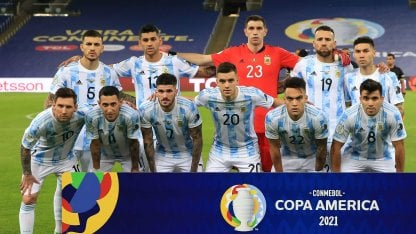
#> input picture seleccion.jpeg, 416 x 234 px
$ python faceRecognition.py
#> lines starting #> are read from the running program, lines starting #| are printed output that depends on the picture; after the words box and inside, x2 and y2 are one past the last pixel; in counts of white or black regions, pixels touching at a corner belong together
### editsFuncs.py
import cv2

# [19 lines left out: functions blur, pixelate, not called in this run]

def rectangle(imgFile, x, y, w, h, r,g,b):
  #read image
  img_src = cv2.imread(imgFile)
  cv2.rectangle(img_src,(x,y),(x+w,y+h),(r,g,b),-1)
  return img_src

### faceRecognition.py
import cv2, editsFuncs as ef
face_cascade = cv2.CascadeClassifier('faces.xml')

img_name = 'seleccion.jpeg'
img_src = img_name
img = cv2.imread(img_src)
#> img is the input picture: shape (234, 416, 3); mean B, G, R 107.5, 101.1, 104.1
#graey = cv2.cvtColor(img, cv2.COLOR_BGR2GRAY)
faces = face_cascade.detectMultiScale(img, 1.1, 5) #objetivamente optimo
#> faces = [[241, 18, 29, 29], [280, 87, 30, 30], [356, 87, 30, 30], [96, 94, 29, 29], [52, 97, 26, 26]]
print(faces)
#| [[241  18  29  29]
#|  [280  87  30  30]
#|  [356  87  30  30]
#|  [ 96  94  29  29]
#|  [ 52  97  26  26]]
img_edt = img_src
for (x, y, w, h) in faces:
    img_src = img_name
    img_edt = ef.rectangle(img_src, x,y,w,h,21,0,0)
#> in rectangle, `cv2.rectangle(img_src,(x,y),(x+w,y+h),(r,g,b),-1)`:
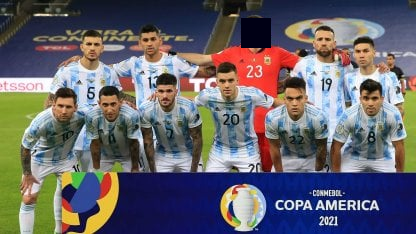
#> img_src: shape (234, 416, 3); 0.92% of pixels changed, all inside (x1, y1, x2, y2) = (241, 18, 271, 48)
    cv2.imwrite('result.jpg', img_edt)
cv2.imwrite('result.jpg', img_edt)
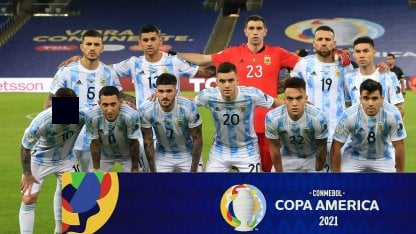
#> saved as result.jpg: shape (234, 416, 3); mean B, G, R 107, 100.3, 103.1
